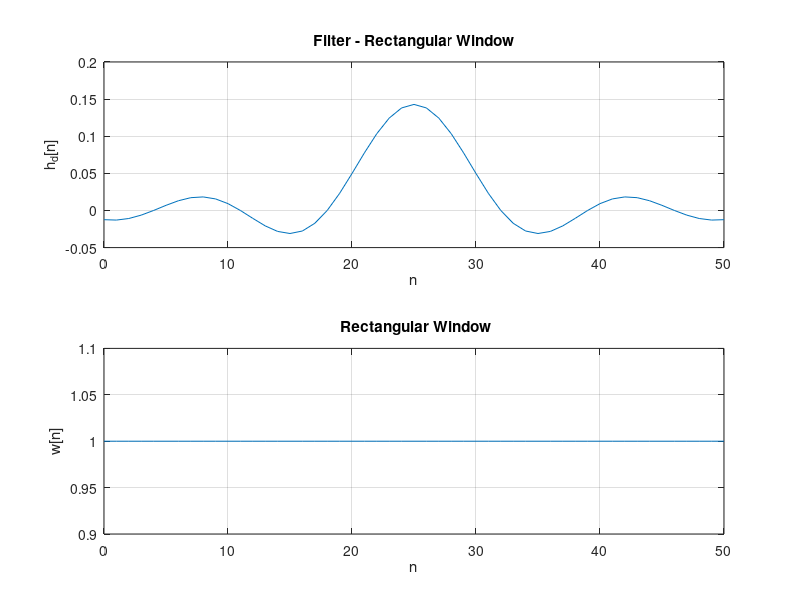
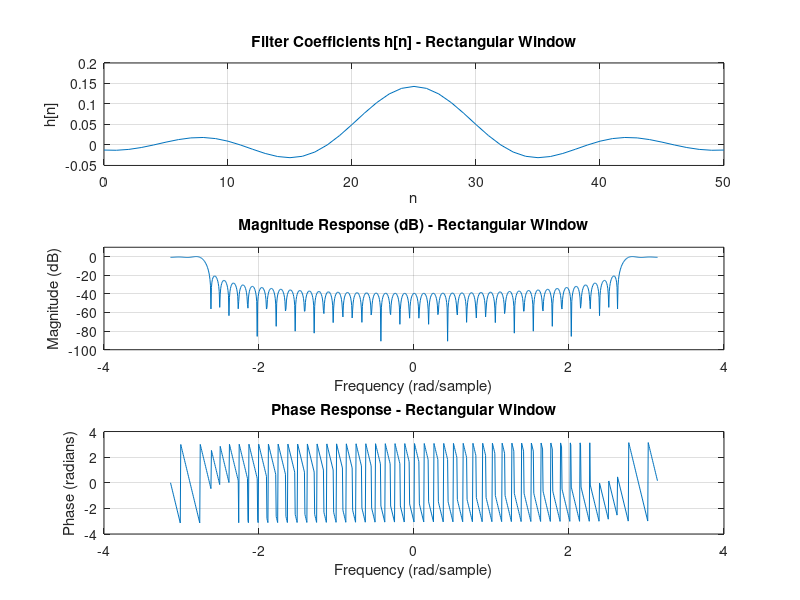

Source code (MATLAB) for these figures, in order:
% Contains Part a 
w = linspace(-pi,pi,14001);
N = 51 ;
n = 0:N-1 ;

w_c = pi/7 ;
n_c =(N-1)/2 ;


h_d = sin(w_c * (n - n_c)) ./ (pi * (n - n_c));
h_d(n == n_c) = w_c / pi;


w_n = rectwin(N)';
h_n = h_d;

figure;
subplot(2,1,1);
plot(n, h_d);
title('Filter - Rectangular Window');
xlabel('n');
ylabel('h_d[n]');
grid on;

subplot(2,1,2);
plot(n, w_n); % Use log10 for decibels
title(' Rectangular Window');
xlabel('n');
ylabel('w[n]');
grid on;
% Contains Part b

H_n = fft(h_n, 1001);
% Recommended to Normalize the DFT 
H_m = abs(H_n) / max(abs(H_n)); 
f = linspace(-pi, pi, 1001);

figure;
subplot(3,1,1);
plot(n, h_n);
title('Filter Coefficients h[n] - Rectangular Window');
xlabel('n');
ylabel('h[n]');
grid on;

subplot(3,1,2);
plot(f, 20*log10(H_m)); % Use log10 for decibels
title('Magnitude Response (dB) - Rectangular Window');
xlabel('Frequency (rad/sample)');
ylabel('Magnitude (dB)');
ylim([-100 10]);
grid on;

subplot(3,1,3);
plot(f, angle(H_n));
title('Phase Response - Rectangular Window');
xlabel('Frequency (rad/sample)');
ylabel('Phase (radians)');
grid on;
